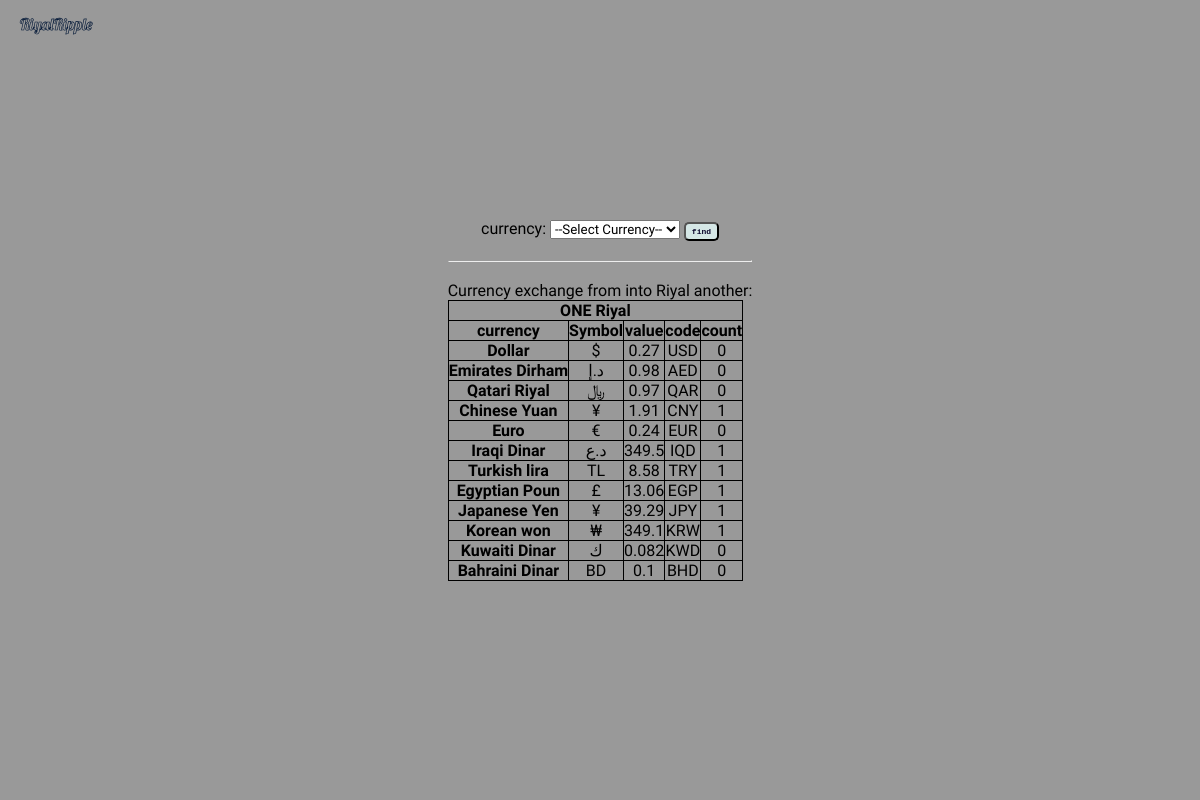
The page /exchange on the database its author committed.
### myapp/currencymodule/models.py (models this page shows, shortened)
class currency_table(models.Model):
    curr = models.CharField(max_length=50, default='USD')
    value = models.FloatField(default = 0.0)
    Symbol =  models.CharField(max_length=3, default='$')
    curr_S = models.CharField(max_length=50, default='USD')

### myapp/currencymodule/views.py (the view)
# urls.py: path('exchange',views.currency,name="currency"),
def currency(request):
     if request.method == "POST":
        selected_currency = request.POST.get('curr')
        filtered_currencies =currency_table.objects.filter(curr=selected_currency)
        return render(request, 'currencyModule/exchange.html', {'infos': filtered_currencies})
     else:
        display = currency_table.objects.annotate(total_value=Count('value', filter=Q(value__gte=1)))
        return render(request, 'currencyModule/exchange.html', {'infos': display})

### myapp/currencymodule/templates/currencymodule/exchange.html (shortened to what this page needs)
{% extends 'layouts/base.html' %}
{% block content %}
<form method="post">
	<div class="content">
		<label > currency: </label>
		<select name="curr">
			<option selected disabled=true>--Select Currency--</option>
		</select>
		<button type="submit" style="background-color:#d5e7e6;border-radius:5px;color:#0a062c;display:inline-block;font-size: 8px; font-family: monospace;font-weight:bold;line-height:15px;text-align:center;text-decoration:none;width:35px;-webkit-text-size-adjust:none;">find</button>
</form>
<br>
<br>
<hr>
<br>
<caption>Currency exchange from into Riyal another:</caption>
<table>
<tr>
<th colspan="5">ONE Riyal</th>
</tr>
<tr>
<td><b>currency</b></td>
<td><b>Symbol</b></td>
<td><b>value</b></td>
<td><b>code</b></td>
<td><b>count</b></td>
</tr>
{% for currency in infos %}
<tr>
<td><b>{{ currency.curr }}</b></td>
<td>{{ currency.Symbol }}</td>
<td>{{ currency.value }}</td>
<td>{{ currency.curr_S }}</td>
<td>{{ currency.total_value }}</td>
</tr>
{% endfor %}
</table>
</div>
{% endblock %}

### myapp/currencymodule/templates/layouts/base.html (shortened to what this page needs)
{% load static %}
<!DOCTYPE html>
<html lang="en">
	<head>
		<link rel="stylesheet" type="text/css" href="{% static 'css/styles.css' %}">
	</head>
	<body>
		<div class="container">
			<video autoplay loop muted plays-inline class="background-clip">
				<source src="static/media/back.mp4" type="video/mp4">
			</video>
			{% include 'includes/header.html' %}
			{% block content %}
			{% endblock %}
	</body>
</html>

### myapp/currencymodule/templates/includes/header.html (shortened to what this page needs)
<div class="navbar">
    <a class="active" href="/">RiyalRipple</a>
  </div>

### myapp/static/css/styles.css (style rules this page uses)
* { margin: 0; padding: 0; box-sizing: border-box; font-family: "Comic Neue", cursive; font-style: normal; }
.container { width: 100%; height: 100vh; background-color: rgba(0, 0, 0, 0.4); position: relative; padding: 0 5%; display: flex; align-items: center; justify-content: center; }
.content { text-align: center; }
.navbar { position: fixed; top: 0; width: 100%; background-color: #ffffff00; overflow: hidden; }
.navbar a { font-family: "Lobster", sans-serif; font-weight: 400; font-style: normal; float: left; display: block; color: rgb(211, 212, 211); text-align: center; padding: 14px 20px; text-decoration: none; }
.navbar a.active { background-color: #66666600; }
table, th, td { border: 1px solid black; border-collapse: collapse; }
.background-clip { position: absolute; right: 0; bottom: 0; z-index: -1; }
@media (max-aspect-ratio:16/9) { .background-clip { width: auto; height: 100%; } }

### myapp/currencymodule/templates/includes/header.html (style rules this page uses)
table, th, td { border: 1px solid black; border-collapse: collapse; }

### rows shown on the page
currency_table: curr "Dollar", Symbol "$", value "0.27", curr_S "USD", total_value "0"
currency_table: curr "Emirates Dirham", Symbol "د.إ", value "0.98", curr_S "AED", total_value "0"
currency_table: curr "Qatari Riyal", Symbol "﷼", value "0.97", curr_S "QAR", total_value "0"
currency_table: curr "Chinese Yuan", Symbol "¥", value "1.91", curr_S "CNY", total_value "1"
currency_table: curr "Euro", Symbol "€", value "0.24", curr_S "EUR", total_value "0"
currency_table: curr "Iraqi Dinar", Symbol "د.ع", value "349.5", curr_S "IQD", total_value "1"
currency_table: curr "Turkish lira", Symbol "TL", value "8.58", curr_S "TRY", total_value "1"
currency_table: curr "Egyptian Poun", Symbol "£", value "13.06", curr_S "EGP", total_value "1"
currency_table: curr "Japanese Yen", Symbol "¥", value "39.29", curr_S "JPY", total_value "1"
currency_table: curr "Korean won", Symbol "₩", value "349.1", curr_S "KRW", total_value "1"
currency_table: curr "Kuwaiti Dinar", Symbol "ك", value "0.082", curr_S "KWD", total_value "0"
currency_table: curr "Bahraini Dinar", Symbol "BD", value "0.1", curr_S "BHD", total_value "0"
